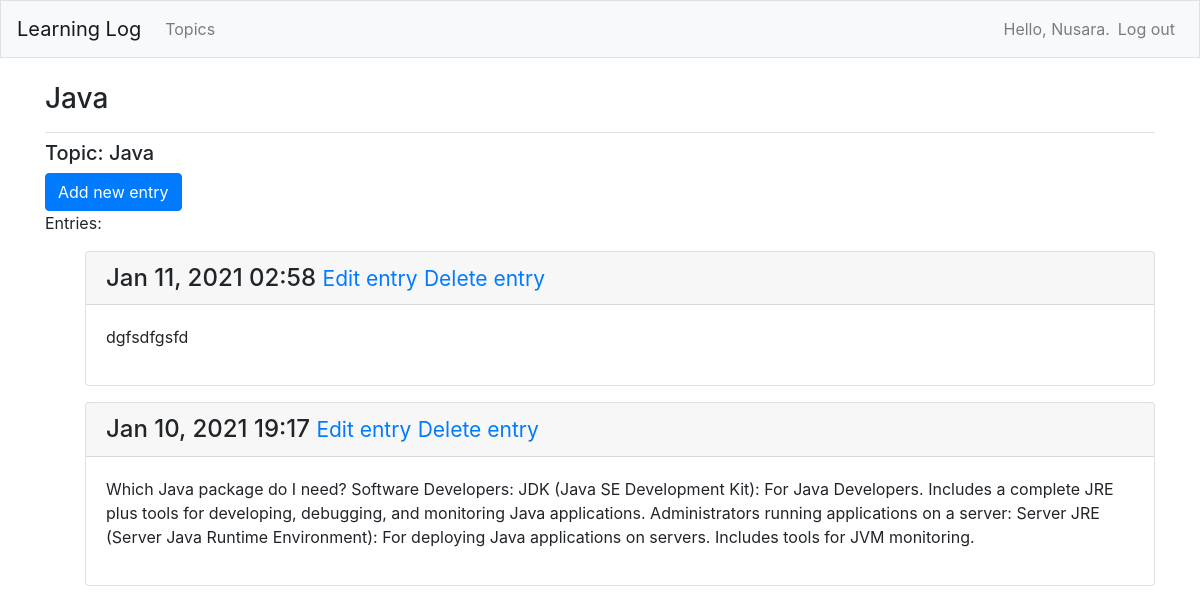
Screenshot of /topics/3/ (signed in) with the database file from the repository.
### learning_logs/models.py (models this page shows, shortened)
class Topic(models.Model):
    text = models.CharField(max_length=200)
    date_added = models.DateTimeField(auto_now_add=True)
    owner = models.ForeignKey(User, on_delete=models.CASCADE)
    def __str__(self):
        return self.text

class Entry(models.Model):
    topic = models.ForeignKey(Topic, on_delete=models.CASCADE)
    text = models.TextField()
    date_added = models.DateTimeField(auto_now_add=True)
    class Meta:
        verbose_name_plural = 'entries'

### learning_logs/views.py (the view)
# urls.py: path('topics/<int:topic_id>/', views.topic, name='topic'),
@login_required
def topic(request, topic_id):
    topic = Topic.objects.get(id=topic_id)
    check_topic_owner(request, topic_id)
    entries = topic.entry_set.order_by('-date_added')
    context = {'topic': topic, 'entries': entries}
    return render(request, 'learning_logs/topic.html', context)

### learning_logs/views.py (called while the page is built)
def check_topic_owner(request, topic_id):
    topic = Topic.objects.get(id=topic_id)
    if topic.owner != request.user:
        raise Http404

### learning_logs/templates/learning_logs/topic.html
{% extends "learning_logs/base.html" %}
{% load bootstrap4 %}
{% block page_header %}
  <h3>{{ topic }}</h3>
{% endblock page_header %}
{% block content %}
    <h5>Topic: {{ topic }}</h5>
        {% buttons %}
      <a href="{% url 'learning_logs:new_entry' topic.id %}">
        <button name="submit" class="btn btn-primary" >Add new entry</button>
      </a>
        {% endbuttons %}
        <p>Entries: </p>
    <ul>
        {% for entry in entries %}
          <div class="card mb-3">
            <h4 class="card-header">
              {{ entry.date_added|date:'M d, Y H:i'}}
              <small><a href="{% url 'learning_logs:edit_entry' entry.id %}">Edit entry</a></small>
              <small><a href="{% url 'learning_logs:delete_entry' entry.id %}">Delete entry</a></small>
            </h4>
            <div class="card-body">
              {{ entry.text|linebreaks }}
            </div>
          </div>
        {% empty %}
          <p>There are no entries for this topic yet.</p>
        {% endfor %}
    </ul>
{% endblock content %}

### learning_logs/templates/learning_logs/base.html (shortened to what this page needs)
{% load bootstrap4 %}
<!doctype html>
<html lang="en">
  <head>
    {% bootstrap_css %}
  </head>
  <body>
    <nav class="navbar navbar-expand-md navbar-light bg-light mb-4 border">
      <a class="navbar-brand" href="{% url 'learning_logs:index'%}">Learning Log</a>
      <div class="collapse navbar-collapse" id="navbarCollapse">
        <ul class="navbar-nav mr-auto">
          <li class="nav-item">
            <a class="nav-link" href="{% url 'learning_logs:topics'%}">Topics</a></li>
        </ul>
        <ul class="navbar-nav ml-auto">
           {% if user.is_authenticated %}
             <li class="nav-item">
              <span class="navbar-text"}>Hello, {{ user.username }}.</span>
             </li>
             <li class="nav-item">
              <a class="nav-link" href="{% url 'users:logout' %}">Log out</a>
             </li>
           {% else %}
              <li class="nav-item">
                <a class="nav-link" href="{% url 'users:register' %}">Register</a>
              </li>
              <li class="nav-item">
                <a class="nav-link" href="{% url 'users:login' %}">Log in</a></li>
           {% endif %}
          </ul>
        </div>
    </nav>
    <main role="main" class="container">
      <div class="pb-2 mb-2 border-bottom">
        {% block page_header %}{% endblock page_header %}
      </div>
      <div>
        {% block content %}{% endblock content %}
      </div>
    </main>
  </body>
</html>

### rows the page displays
Topic: text "Java"
Entry: date_added "Jan 11, 2021 02:58", text "dgfsdfgsfd"
Entry: date_added "Jan 10, 2021 19:17", text "Which Java package do I need? Software Developers: JDK (Java SE Development Kit): For Java Developers. Includes a complete JRE plus tools for developing, debugging, and monitoring Java applications. Administrators running applications on a server: Server JRE (Server Java Runtime Environment): For deploying Java applications on servers. Includes tools for JVM monitoring."

### other values shown
{{ user.username }} "Nusara"
